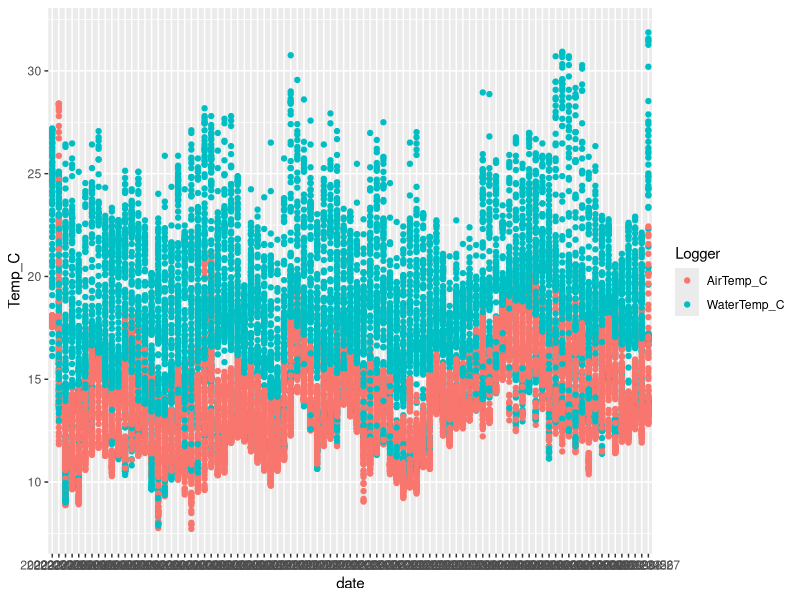

Reproduce this figure in R. (Note: this script raises an error after producing the figure.)
########## 2022 Temperatures ==============

### load libraries
library(tidyverse)

#### North: Tom's Point (HIOC) ====
### load data sheet
Temps_North <- read_csv("data/Temperature/2022/TomsPoint_2022.csv")
glimpse(Temps_North)
summary(Temps_North)
tail(Temps_North)
View(Temps_North)

## clean data

Temps_North <- Temps_North %>% 
  mutate(Date_Time = mdy_hm(Date_Time)) %>%  # set date/time format
  separate(Date_Time, into = c('date', 'time'), sep=' ', remove = FALSE) 

## plot Air & Water Temp
Temps_North %>%
  pivot_longer(cols=c('AirTemp_C', 'WaterTemp_C'),
               names_to='Logger',
               values_to='Temp_C') %>% 
  ggplot(aes(date, Temp_C, color = Logger)) +
  geom_point()

## stats
Temps_North %>% 
  summarize(meanAir = mean(AirTemp_C),
            meanWater = mean(WaterTemp_C),
            SDAir = sd(AirTemp_C), #0.611
            SDWater = sd(WaterTemp_C), #0.611
            SEAir = SDAir/sqrt(n()), #0.0180
            SEWater = SDWater/sqrt(n()), #0.0180
            maxAir = max(AirTemp_C), #17.5
            maxWater = max(WaterTemp_C), #17.5
            minAir = min(AirTemp_C),
            minWater = min(WaterTemp_C))

# Time spent above 16 deg C
Temps_North %>% 
  filter(date < "2022-08-27", #August 27, 2022
         WaterTemp_C > 15.9) %>% 
  summarize(count = n())

8401/6 # divide 10 minute intervals into hours: 1400.167 hours
1400.167 / 24 # 58.3 days / 98 days that temps were above the threshold for OsHV-1
58.3/98 # 59.5% of deployment

# Time spent above 18 deg C
Temps_North %>% 
  filter(date < "2022-08-26", #August 26, 2022
         WaterTemp_C > 17.9) %>% 
  summarize(count = n())

5291/6 # divide 10 minute intervals into hours: 881.83 hours
881.83 / 24 # 36.74 days / 97 days that temps were above the threshold for OsHV-1
36.74/97 # 37.9% of deployment

# Time spent above 21 deg C
Temps_North %>% 
  filter(date < "2022-08-26", #August 26, 2022
         WaterTemp_C > 20.9) %>% 
  summarize(count = n())

2076/6 # divide 10 minute intervals into hours: 346 hours
346 / 24 # 14.4 days / 97 days that temps were above the threshold for OsHV-1
14.4/97 # 14.8% of deployment


### code for "if/else" statement with deplyr: case_when
Temps_North %>% 
mutate(WaterTemp_corrected = case_when(Air_Temp_C >= Water_Temp_C ~ "High Tide", 
                          Air_Temp_C < Water_Temp_C ~ "Low Tide"))

### does not provide accurate high/low tide. Will use NOAA tide charts:
## HIOC - TB Entrance (North): https://tidesandcurrents.noaa.gov/noaatidepredictions.html?id=9415469 
## BBOC - Blake's Landing (Middle): 
## TBOC - Reynolds (South): 


## write new CSV with high & low tide
#write_csv(Temps_North, "data/Temperature/2022/TomsPoint_2022_Tide.csv")

## hours spent at high & low tide

## mean temps at high and low tide


#### Middle: Hamlet (BBOC) ====

Temps_Middle <- read_csv("data/Temperature/2022/Hamlet_2022.csv")
glimpse(Temps_Middle)
summary(Temps_Middle)
tail(Temps_Middle)
View(Temps_Middle)

## clean data

Temps_Middle <- Temps_Middle %>% 
  mutate(Date_Time = mdy_hm(Date_Time)) %>%  # set date/time format
  separate(Date_Time, into = c('date', 'time'), sep=' ', remove = FALSE) 

## plot Air & Water Temp
Temps_Middle %>%
  pivot_longer(cols=c('AirTemp_C', 'WaterTemp_C'),
               names_to='Logger',
               values_to='Temp_C') %>% 
  ggplot(aes(date, Temp_C, color = Logger)) +
  geom_point()


Temps_Middle %>% 
  summarize(meanAir = mean(AirTemp_C),
            meanWater = mean(WaterTemp_C),
            SDAir = sd(AirTemp_C), #0.611
            SDWater = sd(WaterTemp_C), #0.611
            SEAir = SDAir/sqrt(n()), #0.0180
            SEWater = SDWater/sqrt(n()), #0.0180
            maxAir = max(AirTemp_C), #17.5
            maxWater = max(WaterTemp_C), #17.5
            minAir = min(AirTemp_C),
            minWater = min(WaterTemp_C))

# Time spent above 16 deg C
Temps_Middle %>% 
  filter(date < "2022-08-26", #August 26, 2022
         WaterTemp_C > 15.9) %>% 
  summarize(count = n())

11048/6 # divide 10 minute intervals into hours: 1841.333 hours
1841.333 / 24 # 76.3 days / 97 days that temps were above the threshold for OsHV-1
76.7/97 # 79.1% of deployment

# Time spent above 18 deg C
Temps_Middle %>% 
  filter(date < "2022-08-26", #August 26, 2022
         WaterTemp_C > 17.9) %>% 
  summarize(count = n())

7289/6 # divide 10 minute intervals into hours: 1214.833 hours
1214.833 / 24 # 50.6 days / 97 days that temps were above the threshold for OsHV-1
50.6/97 # 52.2% of deployment

# Time spent above 21 deg C
Temps_Middle %>% 
  filter(date < "2022-08-26", #August 26, 2022
         WaterTemp_C > 20.9) %>% 
  summarize(count = n())

1749/6 # divide 10 minute intervals into hours: 291.5 hours
291.5 / 24 # 12.15 days / 97 days that temps were above the threshold for OsHV-1
12.15/97 # 12.5% of deployment


#### South: Tomasini Point (TBOC) ====

Temps_South <- read_csv("data/Temperature/2022/TomasiniPt_2022.csv")
glimpse(Temps_South)
summary(Temps_South)
tail(Temps_South)
View(Temps_South)

## clean data

Temps_South <- Temps_South %>% 
  mutate(Date_Time = mdy_hm(Date_Time)) %>%  # set date/time format
  separate(Date_Time, into = c('date', 'time'), sep=' ', remove = FALSE) 

## plot Air & Water Temp
Temps_South %>%
  pivot_longer(cols=c('AirTemp_C', 'WaterTemp_C'),
               names_to='Logger',
               values_to='Temp_C') %>% 
  ggplot(aes(date, Temp_C, color = Logger)) +
  geom_point()

## stats
Temps_South %>% 
  summarize(meanAir = mean(AirTemp_C),
            meanWater = mean(WaterTemp_C),
            SDAir = sd(AirTemp_C), #0.611
            SDWater = sd(WaterTemp_C), #0.611
            SEAir = SDAir/sqrt(n()), #0.0180
            SEWater = SDWater/sqrt(n()), #0.0180
            maxAir = max(AirTemp_C), #17.5
            maxWater = max(WaterTemp_C), #17.5
            minAir = min(AirTemp_C),
            minWater = min(WaterTemp_C))

# Time spent above 16 deg C
Temps_South %>% 
  filter(date < "2022-08-25", #August 25, 2022
         WaterTemp_C > 15.9) %>% 
  summarize(count = n())

11728/6 # divide 10 minute intervals into hours: 1954.667 hours
1954.667 / 24 # 81.45 days / 96 days that temps were above the threshold for OsHV-1
81.45/96 # 89% of deployment


# Time spent above 18 deg C
Temps_South %>% 
  filter(date < "2022-08-26", #August 26, 2022
         WaterTemp_C > 17.9) %>% 
  summarize(count = n())

10900/6 # divide 10 minute intervals into hours: 1816.667 hours
1816.667 / 24 # 75.69 days / 97 days that temps were above the threshold for OsHV-1
75.69/96 # 78.8% of deployment

# Time spent above 21 deg C
Temps_South %>% 
  filter(date < "2022-08-26", #August 26, 2022
         WaterTemp_C > 20.9) %>% 
  summarize(count = n())

5873/6 # divide 10 minute intervals into hours: 978.83 hours
978.83 / 24 # 40.78 days / 97 days that temps were above the threshold for OsHV-1
40.78/97 # 42.0% of deployment
